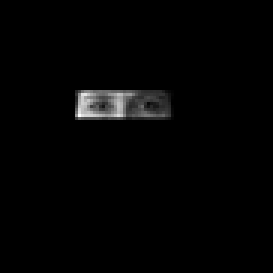
%> input picture img/face/07O.bmp, 91 x 91 px (shown 3 times larger)
$ octave filtroOriginal.m   (GNU Octave 9; MATLAB toolbox functions it lacks are replaced by stand-ins)
%> lines starting %> are read from the running program, lines starting %| are printed output that depends on the picture
### src/kLaw_SpaceV.m
function [imOr]=kLaw_SpaceV(L_K,nombreI)

  YIni=fft2(double(nombreI));
  imOr=(abs(YIni).^L_K).*exp(j*angle(YIni));
endfunction

### src/filtroOriginal.m
pkg load image;
LK= 0.4;

mascara=ones(3);
mascara=mascara*-1;
mascara(2,2)=10;

im1=imread('../img/face/07O.bmp'); %Imagen centrada del ojo izquierdo 91x91
%> im1 is the input picture: size 91x91x3 uint8; min 0, max 255, mean 3.7
imO= imread('../img/face/07.bmp'); %Imagen original
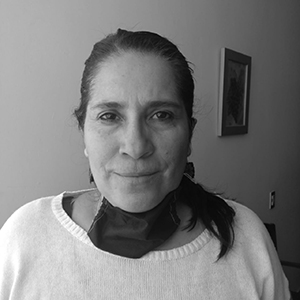
%> input picture img/face/07.bmp, 300 x 300 px
%> imO is the input picture: size 300x300x3 uint8; min 0, max 255, mean 123.6
im2 = imcrop(imO, [90,98,90,90]); %Imagen recortada 91x91
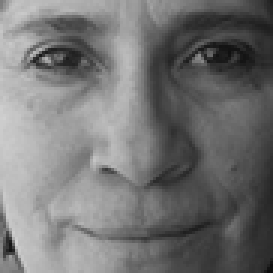
%> im2: size 91x91x3 uint8 (shown 3 times larger); min 11, max 212, mean 116

%Dominio de Fourier
#H_Filtro = fft2(im1); %Máscara o filtro
#O_Filtro = fft2(im2); %Imagen entrante

H_Filtro = kLaw_SpaceV(LK,im1);
O_Filtro=kLaw_SpaceV(LK,im2);

resp=O_Filtro.*(conj(H_Filtro)./(abs(H_Filtro)));
cor1=real(ifftshift(ifft2(resp)));
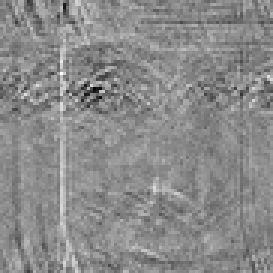
%> cor1: size 91x91x3 double (shown 3 times larger); min -1.07, max 0.949, mean 0.0298; drawn with min black and max white
figure, mesh(cor1);
%> (this line was passed over: mesh is not available in this run)
maximo1=max(cor1(:));
%> maximo1 = 0.949
[yy1,xx1]=find(maximo1==cor1);
%> yy1 = [25; 25; 25]; xx1 = [21; 112; 203]

cor12=imfilter(cor1,mascara);
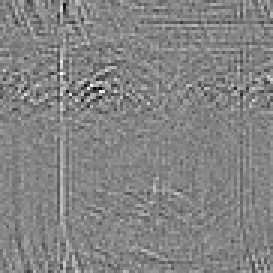
%> cor12: size 91x91x3 double (shown 3 times larger); min -8.61, max 8.18, mean 0.0633; drawn with min black and max white
maximo2=max(cor12(:));
%> maximo2 = 8.18
[yy2,xx2]=find(maximo2==cor12);
%> yy2 = [25; 25; 25]; xx2 = [21; 112; 203]

figure, imshow(im2);
